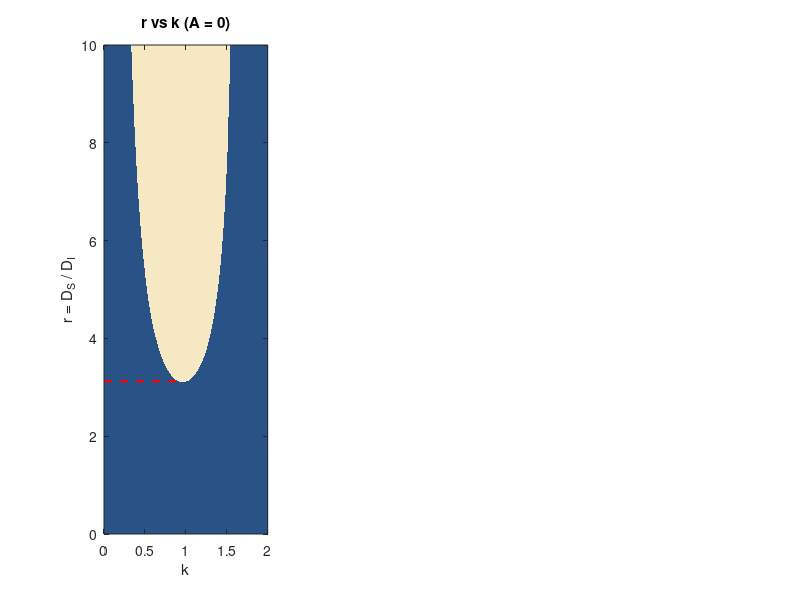

Recreate this plot in MATLAB. (Note: this script raises an error after producing the figure.)
%% Figure 1 - Spatial Behavioural Responses (d'Onofrio et al.) 
% Impact of (D_S,D_I) on Turing Instability vs Local Stability
clear; clc; close all;

% Parameters
beta = 35;
mu = 1;
nu = 1.8;

% Evaluation of the Endemic Equilibrium
% From the steady state conditions, we solve the quadratic for I:
a_coef = (beta * (mu + nu)) / mu;
b_coef = -beta;
c_coef = mu + nu;

% Find roots and select the appropriate Endemic Equilibrium
I_roots = roots([a_coef, b_coef, c_coef]);
I_e = max(I_roots); % We take the stable EE
S_e = (mu + nu) / (beta * I_e);

% Evaluate the Jacobian at the EE
J11 = -mu - beta * I_e^2;
J12 = -2 * beta * S_e * I_e;
J21 = beta * I_e^2;
J22 = 2 * beta * S_e * I_e - (mu + nu);

detJ = J11 * J22 - J12 * J21; 
trJ = J11 + J22; 

% Set up common spatial frequency axis (k)
k_vec = linspace(0, 2, 500); 

% Plot
figure('Name', 'Figure 1: Turing Instability Regions', 'Position', [100, 100, 1200, 400]);

% Colours
dark_blue = [0.16, 0.32, 0.53];
beige     = [0.96, 0.91, 0.76];
colormap([dark_blue; beige]); 

%% Panel 1: Ratio r = Ds/Di vs k (A = 0)
subplot(1, 3, 1);
r_vec = linspace(0, 10, 500);
Di_1 = 1;
[K1, R] = meshgrid(k_vec, r_vec);
Ds_1 = R .* Di_1; 

a0_1 = Ds_1 .* Di_1 .* K1.^4 - (Di_1 .* J11 + Ds_1 .* J22) .* K1.^2 + detJ;
a1_1 = (Ds_1 + Di_1) .* K1.^2 - trJ;
turing_1 = (a0_1 < 0) & (a1_1 > 0);

% (Uso contourf solo per richiedere che ci siano 2 livelli di riempimento)
contourf(K1, R, double(turing_1), [0 0.5 1], 'LineStyle', 'none');

title('r vs k (A = 0)');
xlabel('k');
ylabel('r = D_S / D_I');

% Linea
hold on;
% Cerco le coordinate del punto più basso della regione di turing
[r_idx, k_idx] = find(turing_1);
[~, pos] = min(r_idx); % Indice della riga più bassa
r_min_val = r_vec(r_idx(pos));
k_min_val = k_vec(k_idx(pos));

% linea da x=0 fino alla k del minimo
plot([0, k_min_val], [r_min_val, r_min_val], '--r', 'LineWidth', 1.5);

% aggiungo il valore all'asse y
ax = gca;
yt = yticks;
% rimozione 'tick' troppo vicini per evitare sovrapposizioni
yt(abs(yt - 3.11) < 0.5) = []; 
ax.YTick = sort([yt, 3.11]);
hold off;

%% PANEL 2: Ds vs k (Limit Case D_I = 0, A = 0)
subplot(1, 3, 2);
Ds_vec = linspace(0, 10, 500);
Di_2 = 0;
[K2, DS2] = meshgrid(k_vec, Ds_vec);

a0_2 = DS2 .* Di_2 .* K2.^4 - (Di_2 .* J11 + DS2 .* J22) .* K2.^2 + detJ;
a1_2 = (DS2 + Di_2) .* K2.^2 - trJ;

turing_2 = (a0_2 < 0) & (a1_2 > 0);

contourf(K2, DS2, double(turing_2), [0 0.5 1], 'LineColor', 'none');
title('D_S vs k (D_I = 0, A = 0)');
xlabel('k');
ylabel('D_S');

%% PANEL 3: Spatial Distancing A vs k (D_S = 10, D_I = 1)
subplot(1, 3, 3);
A_vec = linspace(0, 8, 500);
Ds_3 = 10;
Di_3 = 1;
[K3, A_mat] = meshgrid(k_vec, A_vec);

% Base polynomial (without A)
a0_base = Ds_3 * Di_3 * K3.^4 - (Di_3 * J11 + Ds_3 * J22) * K3.^2 + detJ;
a1_base = (Ds_3 + Di_3) * K3.^2 - trJ;

% Now add the spatial distancing term (A) to the determinant
b0 = a0_base + J21 .* A_mat .* K3.^2;

turing_3 = (b0 < 0) & (a1_base > 0);

contourf(K3, A_mat, double(turing_3), [0 0.5 1], 'LineColor', 'none');
title('A vs k (D_S = 10, D_I = 1)');
xlabel('k');
ylabel('A');

% --- AGGIUNTA LINEA A = 7.54 ---
% --- AGGIUNTA LINEA AL MASSIMO E TICK SULL'ASSE Y ---
hold on;
% Cerchiamo le coordinate del punto più alto della regione di Turing
[A_idx, k_idx] = find(turing_3);
[~, pos] = max(A_idx); % Indice della riga più alta
A_max_val = A_vec(A_idx(pos));
k_max_val = k_vec(k_idx(pos));
% Disegniamo la linea da x=0 fino alla k del massimo
plot([0, k_max_val], [A_max_val, A_max_val], '--r', 'LineWidth', 1.5);

% Aggiungiamo il valore esatto come "tacca" sull'asse 
ax = gca;
yt = yticks;
yt(abs(yt - 7.54) < 0.5) = []; 
ax.YTick = sort([yt, 7.54]);
% -------------------------------

% Legend
hold on;
% 2 squares to put the legend with right colors
h1 = plot(NaN, NaN, 's', 'MarkerSize', 10, 'MarkerFaceColor', dark_blue, 'MarkerEdgeColor', 'none');
h2 = plot(NaN, NaN, 's', 'MarkerSize', 10, 'MarkerFaceColor', beige, 'MarkerEdgeColor', 'none');

lgd = legend([h1, h2], {'Stable Region', 'TI Region'}, 'Location', 'northeast');
lgd.FontSize = 10;
hold off;
